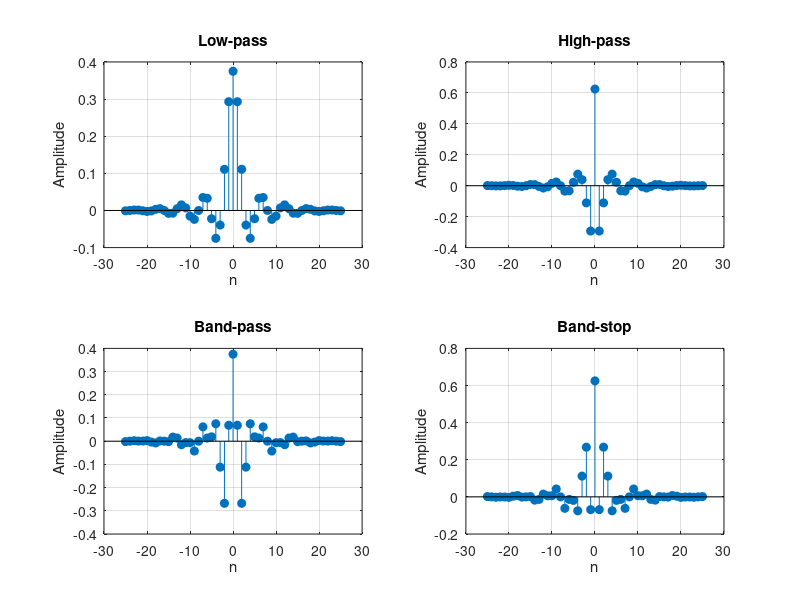
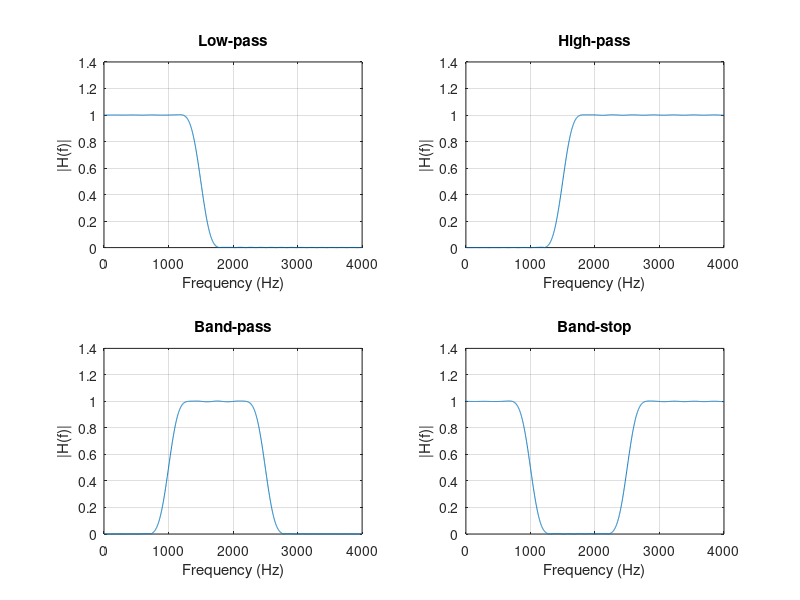
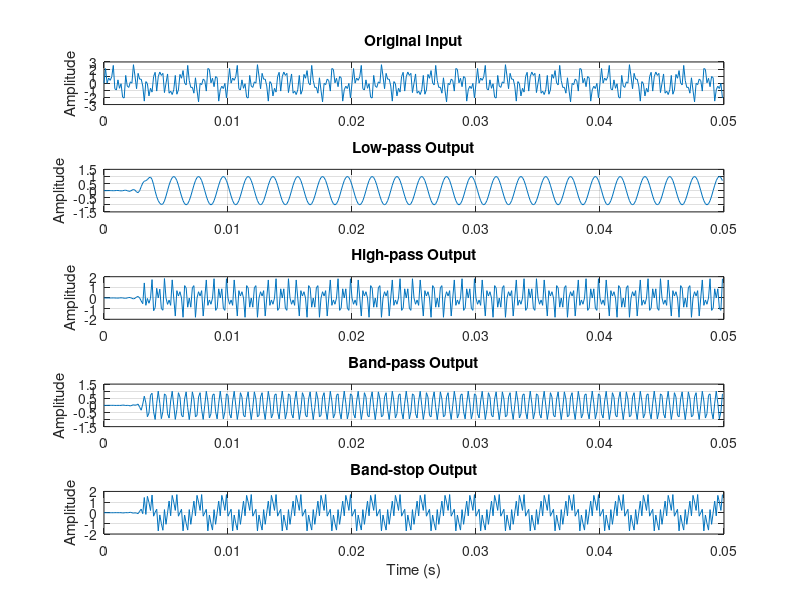

Reproduce these figures in MATLAB, in order.
clc;
close all;
clear;

Fs = 8000;
N = 51;
fc = 1500;
fL = 1000;
fH = 2500;

M = (N-1)/2;
n = -M:M;

Oc = 2*pi*fc/Fs;
OL = 2*pi*fL/Fs;
OH = 2*pi*fH/Fs;

w = 0.54 + 0.46 * cos(pi*n/M);

hLP = zeros(1,N);
hHP = zeros(1,N);
hBP = zeros(1,N);
hBS = zeros(1,N);

nz = (n ~= 0);

% Low-pass
hLP(nz) = sin(Oc*n(nz)) ./ (pi*n(nz));
hLP(~nz) = Oc / pi;

% High-pass (fixed non-zero and zero-index cutoff)
hHP(nz) = -sin(Oc*n(nz)) ./ (pi*n(nz));
hHP(~nz) = (pi - Oc) / pi;

% Band-pass (fixed parenthesis/sine separation)
hBP(nz) = (sin(OH*n(nz)) - sin(OL*n(nz))) ./ (pi*n(nz));
hBP(~nz) = (OH - OL) / pi;

% Band-stop (fixed signs and terms)
hBS(nz) = -(sin(OH*n(nz)) - sin(OL*n(nz))) ./ (pi*n(nz));
hBS(~nz) = (pi - OH + OL) / pi;

bLP = hLP .* w;
bHP = hHP .* w;
bBP = hBP .* w;
bBS = hBS .* w;

% --- Figure 1: Impulse Responses ---
figure('Name','Impulse Responses');

subplot(2,2,1);
stem(n, bLP, 'filled'); grid on;
title('Low-pass'); xlabel('n'); ylabel('Amplitude');

subplot(2,2,2);
stem(n, bHP, 'filled'); grid on;
title('High-pass'); xlabel('n'); ylabel('Amplitude');

subplot(2,2,3);
stem(n, bBP, 'filled'); grid on;
title('Band-pass'); xlabel('n'); ylabel('Amplitude');

subplot(2,2,4);
stem(n, bBS, 'filled'); grid on;
title('Band-stop'); xlabel('n'); ylabel('Amplitude');

% --- Frequency Responses ---
[HLP, f] = freqz(bLP, 1, 2048, Fs);
HHP = freqz(bHP, 1, 2048, Fs);
HBP = freqz(bBP, 1, 2048, Fs);
HBS = freqz(bBS, 1, 2048, Fs);

% --- Figure 2: Frequency Responses (Fixed overwrite issue) ---
figure('Name','Frequency Responses');

subplot(2,2,1);
plot(f, abs(HLP)); grid on;
title('Low-pass'); xlabel('Frequency (Hz)'); ylabel('|H(f)|');

subplot(2,2,2);
plot(f, abs(HHP)); grid on;
title('High-pass'); xlabel('Frequency (Hz)'); ylabel('|H(f)|');

subplot(2,2,3);
plot(f, abs(HBP)); grid on;
title('Band-pass'); xlabel('Frequency (Hz)'); ylabel('|H(f)|');

subplot(2,2,4);
plot(f, abs(HBS)); grid on;
title('Band-stop'); xlabel('Frequency (Hz)'); ylabel('|H(f)|');

% --- Filtered Waveforms ---
t = 0:1/Fs:0.05 - 1/Fs;
x = sin(2*pi*500*t) + sin(2*pi*1800*t) + sin(2*pi*3000*t);

yLP = filter(bLP, 1, x);
yHP = filter(bHP, 1, x);
yBP = filter(bBP, 1, x);
yBS = filter(bBS, 1, x);

figure('Name','Filtered Waveforms');

subplot(5,1,1);
plot(t, x); grid on;
title('Original Input'); ylabel('Amplitude');

subplot(5,1,2);
plot(t, yLP); grid on;
title('Low-pass Output'); ylabel('Amplitude');

subplot(5,1,3);
plot(t, yHP); grid on;
title('High-pass Output'); ylabel('Amplitude');

subplot(5,1,4);
plot(t, yBP); grid on;
title('Band-pass Output'); ylabel('Amplitude');

subplot(5,1,5);
plot(t, yBS); grid on;
title('Band-stop Output');
xlabel('Time (s)'); ylabel('Amplitude');
